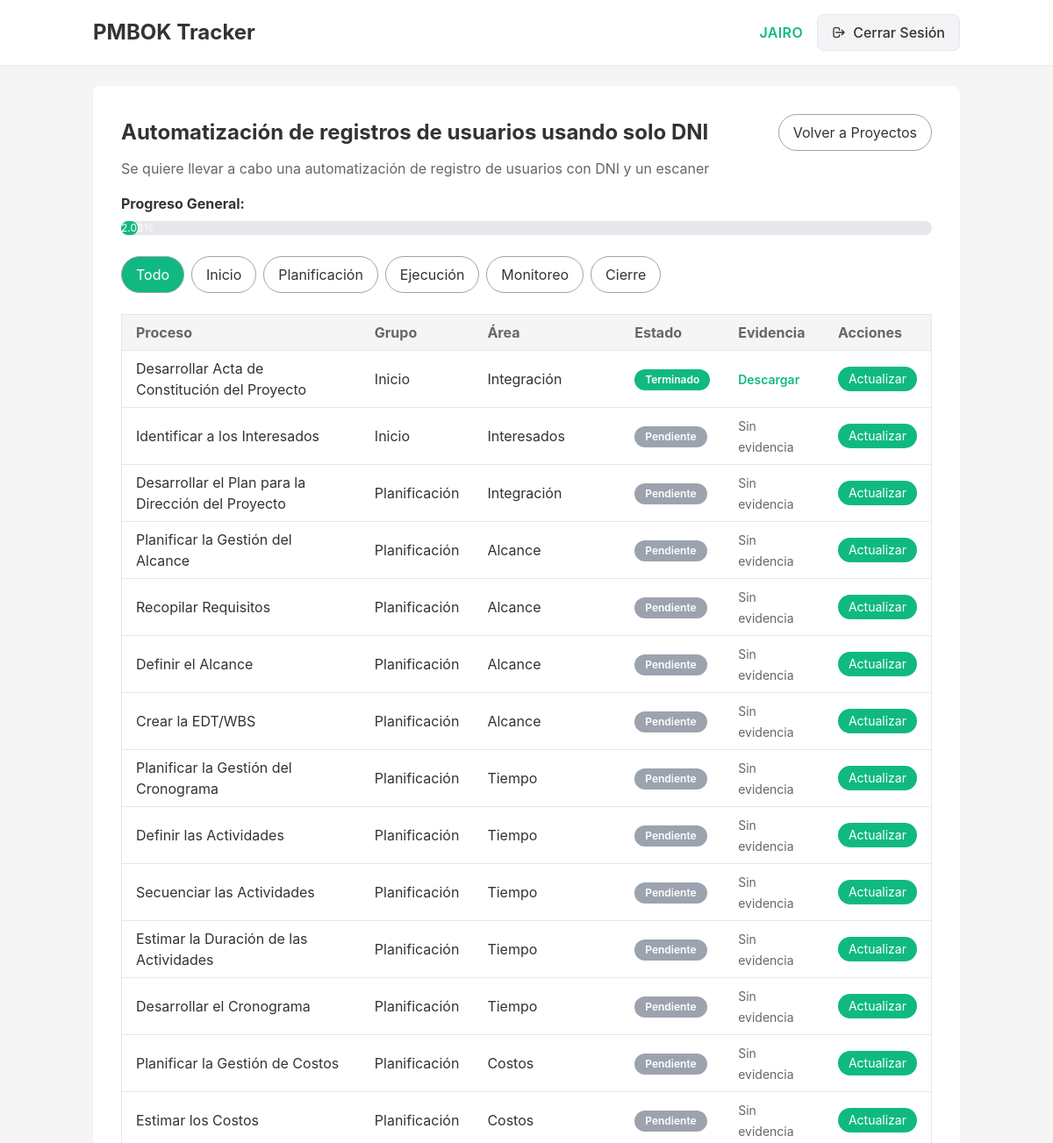
/project/1 (signed in, upper part), run on an earlier commit of the app's database.
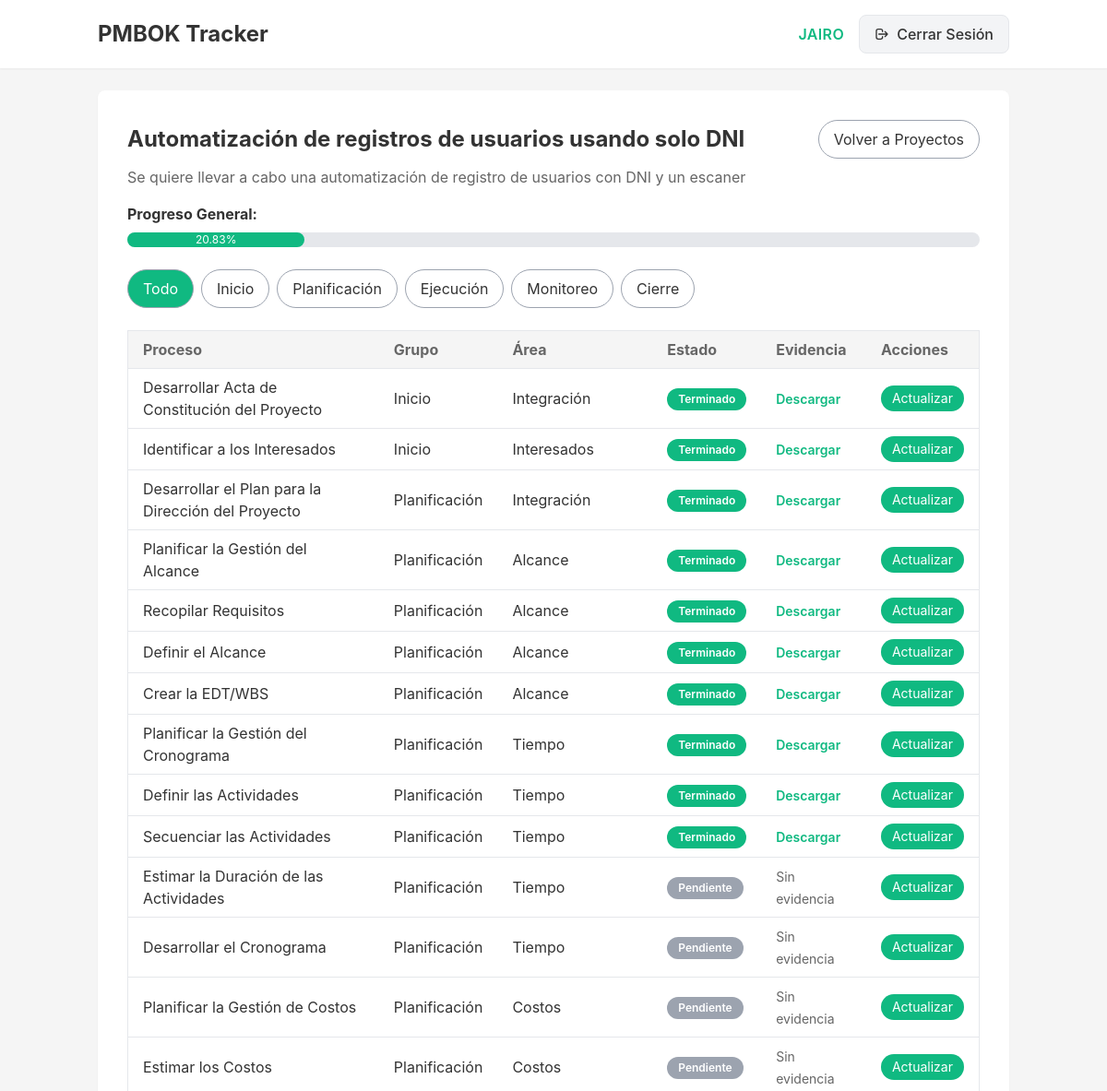
And on a later commit of the database.
### models.py (models this page shows, shortened)
class User(UserMixin, db.Model):
    id = db.Column(db.Integer, primary_key=True)
    username = db.Column(db.String(80), unique=True, nullable=False)
    password_hash = db.Column(db.String(128))
    projects = db.relationship("Project", backref="owner", lazy=True)

class Project(db.Model):
    id = db.Column(db.Integer, primary_key=True)
    name = db.Column(db.String(100), nullable=False)
    description = db.Column(db.Text)
    start_date = db.Column(db.DateTime, nullable=False, default=datetime.utcnow)
    end_date = db.Column(db.DateTime)
    user_id = db.Column(db.Integer, db.ForeignKey("user.id"), nullable=False)
    tasks = db.relationship(
        "Task", backref="project", lazy=True, cascade="all, delete-orphan"
    )
    @property
    def progress(self):
        if not self.tasks:
            return 0
        completed_tasks = sum(1 for task in self.tasks if task.status == "Terminado")
        return round((completed_tasks / len(self.tasks)) * 100, 2)

class Task(db.Model):
    id = db.Column(db.Integer, primary_key=True)
    process_name = db.Column(db.String(200), nullable=False)
    process_group = db.Column(db.String(50), nullable=False)
    knowledge_area = db.Column(db.String(50), nullable=False)
    status = db.Column(db.String(20), default="Pendiente")
    evidence_file = db.Column(db.String(255))
    completion_date = db.Column(db.DateTime)
    project_id = db.Column(db.Integer, db.ForeignKey("project.id"), nullable=False)

### app.py (the view)
@app.route("/project/<int:project_id>")
@login_required
def project_detail(project_id):
    project = Project.query.get_or_404(project_id)
    if project.user_id != current_user.id:
        flash("No tienes permiso para ver este proyecto", "danger")
        return redirect(url_for("index"))
    return render_template("project.html", project=project)

### app.py (called while the page is built)
@login_manager.user_loader
def load_user(id):
    return User.query.get(int(id))

### templates/project.html (shortened to what this page needs)
{% extends "base.html" %}
{% block content %}
<div class="bg-fondoSec rounded-lg shadow-sm p-8" x-data="{ modalTaskId: null }">
  <div class="mb-6">
    <div class="flex justify-between items-center flex-wrap gap-4">
      <h1 class="text-2xl font-bold text-texto">{{ project.name }}</h1>
      <a href="{{ url_for('index') }}" class="inline-block border border-gris text-texto px-4 py-2 rounded-full hover:bg-fondo">
        Volver a Proyectos
      </a>
    </div>
    <p class="text-textoSec mt-2">{{ project.description }}</p>
    <div class="mt-4">
      <strong class="text-texto">Progreso General:</strong>
      <div class="w-full bg-gray-200 rounded-full h-4 mt-2">
        <div class="bg-verde h-4 rounded-full text-xs text-white text-center" style="width: {{ project.progress }}%">
          {{ project.progress }}%
        </div>
      </div>
    </div>
  </div>
  <div class="mb-6 flex flex-wrap gap-2">
    <button type="button"
      class="filter-btn px-4 py-2 border border-gris text-texto rounded-full hover:bg-fondo"
      :class="{ 'bg-verde text-white': activeFilter === 'all' }"
      x-data="{ activeFilter: 'all' }"
      data-group="all">
      Todo
    </button>
    {% for group in ["Inicio", "Planificación", "Ejecución", "Monitoreo", "Cierre"] %}
    <button type="button"
      class="filter-btn px-4 py-2 border border-gris text-texto rounded-full hover:bg-fondo"
      :class="{ 'bg-verde text-white': activeFilter === '{{ group }}' }"
      data-group="{{ group }}">
      {{ group }}
    </button>
    {% endfor %}
  </div>
  <div class="overflow-x-auto">
    <table class="min-w-full bg-fondoSec border border-gray-200">
      <thead>
        <tr class="bg-fondo">
          <th class="px-4 py-2 text-left text-textoSec">Proceso</th>
          <th class="px-4 py-2 text-left text-textoSec">Grupo</th>
          <th class="px-4 py-2 text-left text-textoSec">Área</th>
          <th class="px-4 py-2 text-left text-textoSec">Estado</th>
          <th class="px-4 py-2 text-left text-textoSec">Evidencia</th>
          <th class="px-4 py-2 text-left text-textoSec">Acciones</th>
        </tr>
      </thead>
      <tbody>
        {% for task in project.tasks %}
        <tr class="border-t border-gray-200 task-row" data-group="{{ task.process_group }}">
          <td class="px-4 py-2">{{ task.process_name }}</td>
          <td class="px-4 py-2">{{ task.process_group }}</td>
          <td class="px-4 py-2">{{ task.knowledge_area }}</td>
          <td class="px-4 py-2">
            <span class="inline-block px-3 py-1 rounded-full text-xs font-semibold
              {% if task.status == 'Terminado' %}bg-verde text-white
              {% elif task.status == 'En Proceso' %}bg-yellow-400 text-texto
              {% else %}bg-gris text-white{% endif %}">
              {{ task.status }}
            </span>
          </td>
          <td class="px-4 py-2">
            {% if task.evidence_file %}
            <a href="{{ url_for('download_file', filename=task.evidence_file) }}"
            class="text-verde font-semibold hover:underline text-sm"
            target="_blank" rel="noopener noreferrer">
            Descargar
          </a>
            {% else %}
            <span class="text-textoSec text-sm">Sin evidencia</span>
            {% endif %}
          </td>
          <td class="px-4 py-2">
            <button type="button"
              @click="modalTaskId = {{ task.id }}"
              class="bg-verde text-white px-3 py-1 rounded-full text-sm hover:opacity-90">
              Actualizar
            </button>
          </td>
        </tr>
        {% endfor %}
      </tbody>
    </table>
  </div>
</div>
{% endblock %}

### templates/base.html (shortened to what this page needs)
<!DOCTYPE html>
<html lang="es">
<head>
  <script src="https://cdn.tailwindcss.com"></script>
</head>
<body class="bg-fondo text-texto font-sans">
  <nav class="bg-fondoSec shadow-sm mb-6">
    <div class="w-[85%] mx-auto px-4 py-4 flex justify-between items-center">
      <a href="{{ url_for('index') }}" class="text-2xl font-bold text-texto hover:text-verde transition-colors duration-200">PMBOK Tracker</a>
      <div class="flex items-center gap-4">
        {% if current_user.is_authenticated %}
          <span class="text-verde font-semibold uppercase tracking-wide">{{ current_user.username }}</span>
          <a href="{{ url_for('logout') }}"
             class="inline-flex items-center gap-2 px-4 py-2 bg-gray-100 hover:bg-gray-200
                    text-texto font-medium rounded-lg transition-all duration-200
                    hover:shadow-sm border border-gray-200 hover:border-gray-300">
            <svg class="w-4 h-4" fill="none" stroke="currentColor" viewBox="0 0 24 24">
              <path stroke-linecap="round" stroke-linejoin="round" stroke-width="2"
                    d="M17 16l4-4m0 0l-4-4m4 4H7m6 4v1a3 3 0 01-3 3H6a3 3 0 01-3-3V7a3 3 0 013-3h4a3 3 0 013 3v1"></path>
            </svg>
            Cerrar Sesión
          </a>
        {% endif %}
      </div>
    </div>
  </nav>
  <div class="w-[85%] mx-auto px-4">
    {% block content %}{% endblock %}
  </div>
</body>
</html>

What changed in the data, as far as the page shows it:
changed Task "Desarrollar Acta de Constitución del Proyecto": progress "2.08" → "20.83"
changed Task "Identificar a los Interesados": status "Pendiente" → "Terminado"; evidence_file "Sin evidencia" → "Descargar"
changed Task "Desarrollar el Plan para la Dirección del Proyecto": status "Pendiente" → "Terminado"; evidence_file "Sin evidencia" → "Descargar"
changed Task "Planificar la Gestión del Alcance": status "Pendiente" → "Terminado"; evidence_file "Sin evidencia" → "Descargar"
changed Task "Recopilar Requisitos": status "Pendiente" → "Terminado"; evidence_file "Sin evidencia" → "Descargar"
changed Task "Definir el Alcance": status "Pendiente" → "Terminado"; evidence_file "Sin evidencia" → "Descargar"
changed Task "Crear la EDT/WBS": status "Pendiente" → "Terminado"; evidence_file "Sin evidencia" → "Descargar"
changed Task "Planificar la Gestión del Cronograma": status "Pendiente" → "Terminado"; evidence_file "Sin evidencia" → "Descargar"
changed Task "Definir las Actividades": status "Pendiente" → "Terminado"; evidence_file "Sin evidencia" → "Descargar"
changed Task "Secuenciar las Actividades": status "Pendiente" → "Terminado"; evidence_file "Sin evidencia" → "Descargar"
